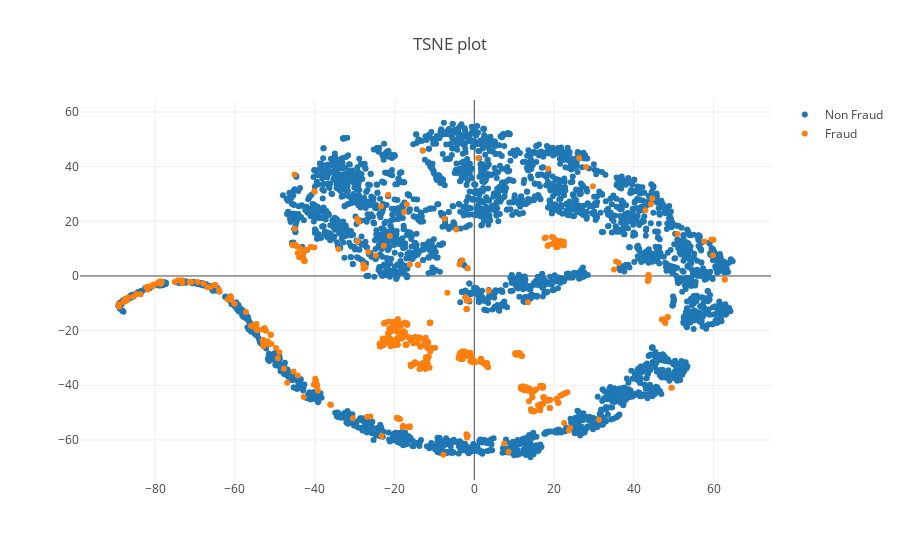

Notebook code cell kept with this figure:
### Code cell
plot_scatter(new_df, y, mode='TSNE', fname='tsne1.png')

### Figure 1 — Plotly figure (JSON) as saved in the notebook; plotly's stock layout.template omitted (floating-point values rounded to 4 significant figures; data arrays with more than 128 entries replaced by an {"elided": "..."} marker saying what was removed)
{"data": [{"mode": "markers", "name": "Non Fraud", "showlegend": true, "type": "scatter", "uid": "199d5404-97fb-4d1d-b512-b7ab3105577c", "x": {"elided": "3000 float values"}, "y": {"elided": "3000 float values"}}, {"mode": "markers", "name": "Fraud", "showlegend": true, "type": "scatter", "uid": "dbc5f489-3362-4b58-8912-a5395f1beb34", "x": {"elided": "492 float values"}, "y": {"elided": "492 float values"}}], "layout": {"title": {"text": "TSNE plot"}}}
